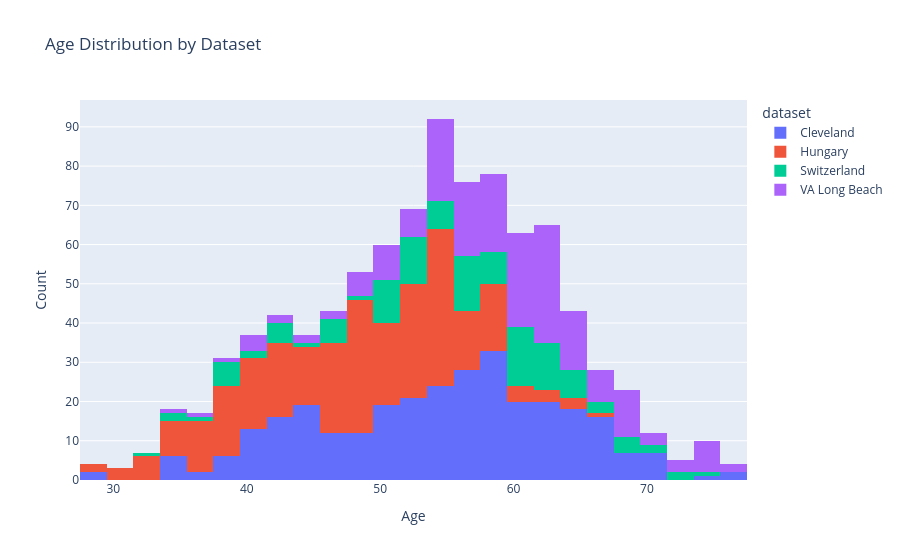

Notebook source saved alongside this figure:
### Code cell
# make a plot of age column using plotly and coloring this by dataset column
fig = px.histogram(data, x='age', color='dataset', nbins=30, title='Age Distribution by Dataset')
fig.update_layout(xaxis_title='Age', yaxis_title='Count')
fig.show()

### Figure 1 — Plotly figure (JSON) as saved in the notebook; plotly's stock layout.template omitted (floating-point values rounded to 4 significant figures; data arrays with more than 128 entries replaced by an {"elided": "..."} marker saying what was removed)
{"data": [{"bingroup": "x", "hovertemplate": "dataset=Cleveland<br>age=%{x}<br>count=%{y}<extra></extra>", "legendgroup": "Cleveland", "marker": {"color": "#636efa", "pattern": {"shape": ""}}, "name": "Cleveland", "nbinsx": 30, "orientation": "v", "showlegend": true, "type": "histogram", "x": {"elided": "304 int values"}, "xaxis": "x", "yaxis": "y"}, {"bingroup": "x", "hovertemplate": "dataset=Hungary<br>age=%{x}<br>count=%{y}<extra></extra>", "legendgroup": "Hungary", "marker": {"color": "#EF553B", "pattern": {"shape": ""}}, "name": "Hungary", "nbinsx": 30, "orientation": "v", "showlegend": true, "type": "histogram", "x": {"elided": "293 int values"}, "xaxis": "x", "yaxis": "y"}, {"bingroup": "x", "hovertemplate": "dataset=Switzerland<br>age=%{x}<br>count=%{y}<extra></extra>", "legendgroup": "Switzerland", "marker": {"color": "#00cc96", "pattern": {"shape": ""}}, "name": "Switzerland", "nbinsx": 30, "orientation": "v", "showlegend": true, "type": "histogram", "x": [32, 34, 35, 36, 38, 38, 38, 38, 38, 38, 40, 41, 42, 42, 43, 43, 43, 45, 46, 46, 47, 47, 47, 47, 48, 50, 50, 50, 50, 51, 51, 51, 51, 51, 51, 51, 52, 52, 52, 52, 53, 53, 53, 53, 53, 53, 53, 53, 54, 54, 54, 55, 55, 55, 55, 56, 56, 56, 56, 56, 56, 56, 56, 57, 57, 57, 57, 57, 57, 58, 58, 58, 59, 59, 59, 59, 59, 60, 60, 60, 60, 60, 60, 61, 61, 61, 61, 61, 61, 61, 61, 61, 62, 62, 62, 62, 62, 62, 62, 63, 63, 63, 63, 63, 64, 64, 64, 65, 65, 65, 65, 66, 66, 67, 68, 68, 69, 69, 70, 70, 72, 73, 74], "xaxis": "x", "yaxis": "y"}, {"bingroup": "x", "hovertemplate": "dataset=VA Long Beach<br>age=%{x}<br>count=%{y}<extra></extra>", "legendgroup": "VA Long Beach", "marker": {"color": "#ab63fa", "pattern": {"shape": ""}}, "name": "VA Long Beach", "nbinsx": 30, "orientation": "v", "showlegend": true, "type": "histogram", "x": {"elided": "200 int values"}, "xaxis": "x", "yaxis": "y"}], "layout": {"barmode": "relative", "legend": {"title": {"text": "dataset"}, "tracegroupgap": 0}, "title": {"text": "Age Distribution by Dataset"}, "xaxis": {"anchor": "y", "domain": [0, 1], "title": {"text": "Age"}}, "yaxis": {"anchor": "x", "domain": [0, 1], "title": {"text": "Count"}}}}
